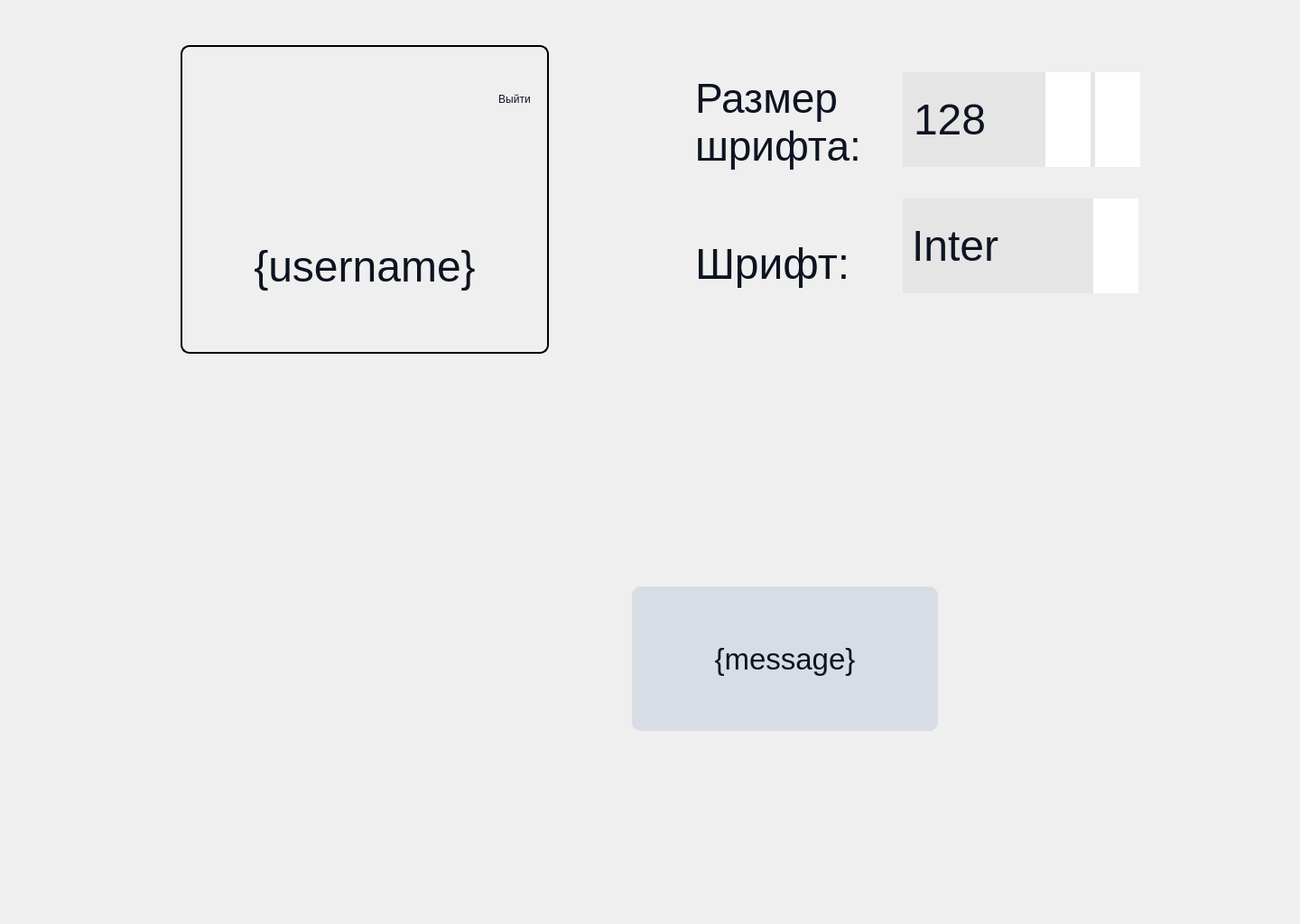
<?xml version="1.0" encoding="UTF-8"?>
<ui version="4.0">
 <class>ProfileScreen</class>
 <widget class="QWidget" name="ProfileScreen">
  <property name="geometry">
   <rect>
    <x>0</x>
    <y>0</y>
    <width>1440</width>
    <height>1024</height>
   </rect>
  </property>
  <property name="minimumSize">
   <size>
    <width>1440</width>
    <height>1024</height>
   </size>
  </property>
  <property name="maximumSize">
   <size>
    <width>1440</width>
    <height>1024</height>
   </size>
  </property>
  <property name="windowTitle">
   <string>Profile Screen</string>
  </property>
  <property name="autoFillBackground">
   <bool>false</bool>
  </property>
  <property name="styleSheet">
   <string notr="true">
    QFrame#profilePanel {
      border: 2px solid black;
      border-radius: 10px;
      background-color: transparent;
    }
    * {
      font-family: 'Inter';
    }
   </string>
  </property>
  <widget class="QFrame" name="profilePanel">
   <property name="geometry">
    <rect>
     <x>200</x>
     <y>50</y>
     <width>408</width>
     <height>342</height>
    </rect>
   </property>
   <property name="frameShape">
    <enum>QFrame::Shape::NoFrame</enum>
   </property>
   <property name="frameShadow">
    <enum>QFrame::Shadow::Plain</enum>
   </property>
   <widget class="QLabel" name="profileIcon">
    <property name="geometry">
     <rect>
      <x>130</x>
      <y>40</y>
      <width>161</width>
      <height>151</height>
     </rect>
    </property>
    <property name="pixmap">
     <pixmap resource="../../Resources.qrc">:/images/profile-circled.svg</pixmap>
    </property>
    <property name="scaledContents">
     <bool>true</bool>
    </property>
   </widget>
   <widget class="QLabel" name="loginLabel">
    <property name="geometry">
     <rect>
      <x>54</x>
      <y>180</y>
      <width>300</width>
      <height>131</height>
     </rect>
    </property>
    <property name="styleSheet">
     <string>color: #0D1321; font-size: 48px;</string>
    </property>
    <property name="text">
     <string>{username}</string>
    </property>
    <property name="alignment">
     <set>Qt::AlignmentFlag::AlignCenter</set>
    </property>
    <property name="wordWrap">
     <bool>true</bool>
    </property>
   </widget>
   <widget class="QWidget" name="logoutWidget">
    <property name="geometry">
     <rect>
      <x>350</x>
      <y>20</y>
      <width>40</width>
      <height>61</height>
     </rect>
    </property>
    <layout class="QVBoxLayout" name="verticalLayout">
     <property name="spacing">
      <number>5</number>
     </property>
     <item>
      <widget class="QPushButton" name="logoutButtonIcon">
       <property name="styleSheet">
        <string>
         QPushButton {
          border: none;
          background: none;
          padding: 0px;
         }
        </string>
       </property>
       <property name="icon">
        <iconset>
         <normaloff>:images/door.svg</normaloff>:images/door.svg</iconset>
       </property>
       <property name="iconSize">
        <size>
         <width>32</width>
         <height>32</height>
        </size>
       </property>
      </widget>
     </item>
     <item>
      <widget class="QLabel" name="logoutText">
       <property name="styleSheet">
        <string>color: #0D1321; font-size: 12px;</string>
       </property>
       <property name="text">
        <string>Выйти</string>
       </property>
       <property name="alignment">
        <set>Qt::AlignmentFlag::AlignCenter</set>
       </property>
      </widget>
     </item>
    </layout>
   </widget>
   <widget class="QPushButton" name="overlayButton">
    <property name="geometry">
     <rect>
      <x>350</x>
      <y>20</y>
      <width>40</width>
      <height>61</height>
     </rect>
    </property>
    <property name="focusPolicy">
     <enum>Qt::FocusPolicy::NoFocus</enum>
    </property>
    <property name="styleSheet">
     <string>
      QPushButton {
       background: transparent;
       border: none;
      }
     </string>
    </property>
    <property name="text">
     <string/>
    </property>
   </widget>
  </widget>
  <widget class="QLabel" name="mushroomMessage">
   <property name="geometry">
    <rect>
     <x>700</x>
     <y>650</y>
     <width>339</width>
     <height>160</height>
    </rect>
   </property>
   <property name="styleSheet">
    <string>
     QLabel {
      background-color: #D8DCE4;
      border-radius: 10px;
      color: #0D1321;
      font-size: 33px;
     }
    </string>
   </property>
   <property name="text">
    <string>{message}</string>
   </property>
   <property name="alignment">
    <set>Qt::AlignmentFlag::AlignCenter</set>
   </property>
   <property name="wordWrap">
    <bool>true</bool>
   </property>
  </widget>
  <widget class="QLabel" name="fontSizeLabel">
   <property name="geometry">
    <rect>
     <x>770</x>
     <y>80</y>
     <width>181</width>
     <height>111</height>
    </rect>
   </property>
   <property name="styleSheet">
    <string notr="true">color: #0D1321; font-size: 46px;</string>
   </property>
   <property name="text">
    <string>Размер шрифта:</string>
   </property>
   <property name="wordWrap">
    <bool>true</bool>
   </property>
  </widget>
  <widget class="QSpinBox" name="fontSizeSpinBox">
   <property name="geometry">
    <rect>
     <x>1000</x>
     <y>80</y>
     <width>263</width>
     <height>105</height>
    </rect>
   </property>
   <property name="styleSheet">
    <string>
     QSpinBox {
      color: #0D1321;
      background-color: #E5E5E5;
      font-size: 48px;
      border: none;
      padding-right: 90px;
      padding-left: 10px;
     }
     QSpinBox::up-button {
      subcontrol-origin: padding;
      subcontrol-position: right;
      width: 50px;
      height: 105px;
      background-color: #FFFFFF;
      border: none;
     }
     QSpinBox::down-button {
      subcontrol-origin: padding;
      subcontrol-position: right;
      right: 55px;
      width: 50px;
      height: 105px;
      background-color: #FFFFFF;
      border: none;
     }
     QSpinBox::up-arrow {
      image: url(:/images/plus_icon.svg);
      width: 20px;
      height: 20px;
     }
     QSpinBox::down-arrow {
      image: url(:/images/minus_icon.svg);
      width: 20px;
      height: 20px;
     }
    </string>
   </property>
   <property name="minimum">
    <number>10</number>
   </property>
   <property name="maximum">
    <number>200</number>
   </property>
   <property name="value">
    <number>128</number>
   </property>
  </widget>
  <widget class="QLabel" name="fontLabel">
   <property name="geometry">
    <rect>
     <x>770</x>
     <y>240</y>
     <width>171</width>
     <height>105</height>
    </rect>
   </property>
   <property name="styleSheet">
    <string>color: #0D1321; font-size: 48px;</string>
   </property>
   <property name="text">
    <string>Шрифт:</string>
   </property>
  </widget>
  <widget class="QComboBox" name="fontComboBox">
   <property name="geometry">
    <rect>
     <x>1000</x>
     <y>220</y>
     <width>261</width>
     <height>105</height>
    </rect>
   </property>
   <property name="styleSheet">
    <string>
     QComboBox {
      color: #0D1321;
      background-color: #E5E5E5;
      font-size: 48px;
      padding-left: 10px;
      padding-right: 50px;
      border: none;
     }
     QComboBox::drop-down {
      subcontrol-origin: padding;
      subcontrol-position: right;
      width: 50px;
      background-color: #FFFFFF;
      border: none;
     }
     QComboBox::down-arrow {
      image: url(:/images/down_arrow_icon.svg);
      width: 20px;
      height: 20px;
     }
    QComboBox QAbstractItemView {
      color: #0D1321;
      background-color: #E5E5E5;
      font-size: 48px;
      selection-background-color: #D3D3D3;
     }
    </string>
   </property>
   <item>
    <property name="text">
     <string>Inter</string>
    </property>
   </item>
  </widget>
  <widget class="QPushButton" name="backButton">
   <property name="geometry">
    <rect>
     <x>10</x>
     <y>10</y>
     <width>28</width>
     <height>28</height>
    </rect>
   </property>
   <property name="styleSheet">
    <string>
     QPushButton {
      border: none;
      background: none;
     }
     QPushButton::hover {
      background: none;
     }
    </string>
   </property>
   <property name="icon">
    <iconset>
     <normaloff>:images/out_pointer.svg</normaloff>:images/out_pointer.svg</iconset>
   </property>
   <property name="iconSize">
    <size>
     <width>22</width>
     <height>22</height>
    </size>
   </property>
  </widget>
  <widget class="QLabel" name="background">
   <property name="geometry">
    <rect>
     <x>-2</x>
     <y>-5</y>
     <width>1451</width>
     <height>1031</height>
    </rect>
   </property>
   <property name="text">
    <string/>
   </property>
   <property name="pixmap">
    <pixmap resource="../../Resources.qrc">:/images/profile_screen.png</pixmap>
   </property>
   <property name="scaledContents">
    <bool>true</bool>
   </property>
  </widget>
  <widget class="QPushButton" name="overlayButton_arrow">
   <property name="geometry">
    <rect>
     <x>10</x>
     <y>10</y>
     <width>28</width>
     <height>28</height>
    </rect>
   </property>
   <property name="focusPolicy">
    <enum>Qt::FocusPolicy::NoFocus</enum>
   </property>
   <property name="styleSheet">
    <string>
      QPushButton {
       background: transparent;
       border: none;
      }
     </string>
   </property>
   <property name="text">
    <string/>
   </property>
  </widget>
  <zorder>background</zorder>
  <zorder>backButton</zorder>
  <zorder>fontSizeLabel</zorder>
  <zorder>fontSizeSpinBox</zorder>
  <zorder>fontLabel</zorder>
  <zorder>fontComboBox</zorder>
  <zorder>profilePanel</zorder>
  <zorder>mushroomMessage</zorder>
  <zorder>overlayButton_arrow</zorder>
 </widget>
 <resources>
  <include location="../../Resources.qrc"/>
 </resources>
 <connections/>
</ui>
